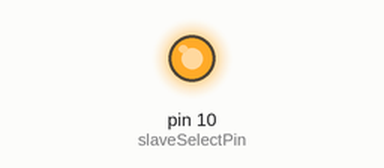
A sketch run on a simulated Arduino Uno, built with avr-gcc and run on an emulated ATmega328P. On the bench: output pins drawn as LEDs (lit = HIGH). What the sketch prints to the serial monitor is not drawn.

Above: at 0.1 s.
Timing chart, 0 to 1.6 s (numbered marks = the images above):
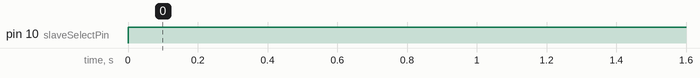

Measured:
- by itself, pin 10 (slaveSelectPin): LOW → HIGH at 0.00 s

The sketch:

ADS7822_test.ino
```cpp
// SPI library
#include <SPI.h>

// set pin 10 as the slave select
const int slaveSelectPin = 10;

// ADC output
uint16_t voltageBits = 0;
double voltage = 0;

const uint8_t numReadings = 20;

uint16_t readings[numReadings];                 // the readings from the analog input
uint8_t readIndex = 0;                // the index of the current reading
uint32_t total = 0;                   // the running total
uint16_t average = 0;                 // the average

// SPI dummy transfer data
const uint16_t dummy = 0;

// ADC data mask
uint16_t dataMask = 0x1FFE;

void setup() {
  Serial.begin(38400);
  // set the slaveSelectPin as an output
  pinMode(slaveSelectPin, OUTPUT);
  digitalWrite(slaveSelectPin, HIGH);
  // initialize SPI
  SPI.begin();
  // set bit order
  SPI.setBitOrder(MSBFIRST);
  // set data mode
  SPI.setDataMode(SPI_MODE1);
  // set speed
  SPI.setClockDivider(SPI_CLOCK_DIV16);
  // initialize all readings to 0
  for (int thisReading = 0; thisReading < numReadings; thisReading++) {
    readings[thisReading] = 0;
  }
}

void loop() {
  // subtract the last reading:
  total = total - readings[readIndex];

  // select ADC
  digitalWrite(slaveSelectPin, LOW);
  delayMicroseconds(1);

  // transfer voltage
  voltageBits = SPI.transfer16(dummy);

  // deselect ADC
  digitalWrite(slaveSelectPin, HIGH);

  // add new reading
  readings[readIndex] = ((voltageBits & dataMask) >> 1);
  // add the reading to the total
  total = total + readings[readIndex];
  // advance to the next position in the array
  readIndex = readIndex + 1;

  // if we're at the end of the array...
  if (readIndex >= numReadings) {
    // ...wrap around to the beginning
    readIndex = 0;
  }

  // print voltage
  voltage = (total / numReadings) / 1000;
  Serial.print("Voltage: ");
  Serial.print(voltage, 3);
  Serial.print("\n");

  delay(200);
}
```
